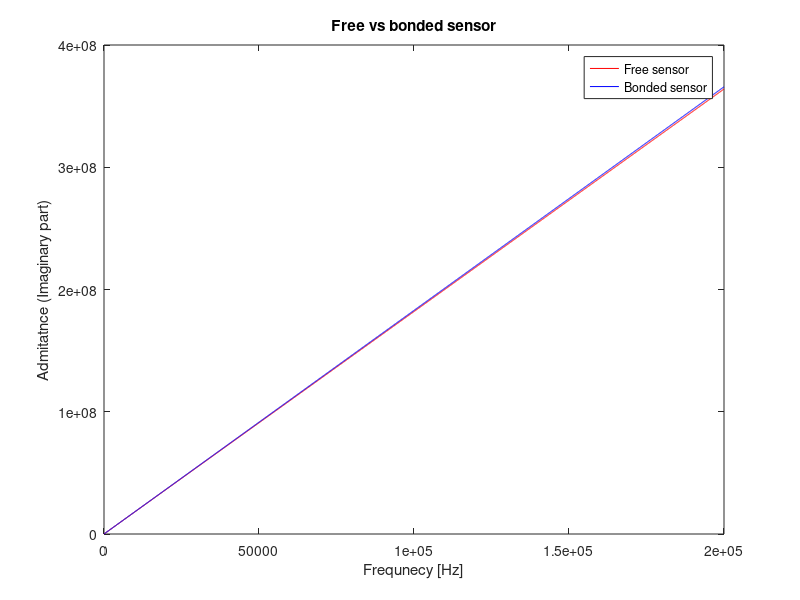

Write MATLAB code to recreate this figure.
%% Progrma description
% Author: Tasdeeq SOFI, Feb 2021
% Description: Impedance curve for a free (unbonded) and bonded sensor
% ENHAnCE project


%% Prepare workspace 
clear;
clc;  
close all; 
warning off;


%% Impedance analaysis for a free sensor, sesnor dimensions and sesnor properties
% Values taken form Daniel Schmidt's thesis and DuraAct datasheet
dlt = 20e-3; % dielectric loss tangent (No unit)
dc = 1750;% dielectric constant (relative permittivity)
ym = 48.3e9;% PZT youngs modulus (N/m2)
cp =-(180e-12) ;% Check the value, PZT coupling constant (m/V)
omega = (0:100:200e3); % Frequency Hz
len = 16e-3; % [m]length of the piezoceramic material not the whole sensor 
b = 13e-3; % m
area = len*b;
t = 0.2e-3;% m
j = sqrt(-1);
I_free = (omega.*j)*((area)/t)*(dc*(1-(j*dlt)));
I_bonded = I_free - ((omega.*j)*((area)/t)*(cp*ym));

% Imaginary part of the admittance
I_free = imag (I_free);
I_bonded  = imag (I_bonded);
I_diff = I_bonded-I_free;


%% Plot of the admittance curve for a free sesnor and a bonded sensor
figure (1)
plot (omega,I_free, 'r');
% figure (2)
hold on 
plot (omega,I_bonded, 'b');
xlabel('Frequnecy [Hz]')
ylabel('Admitatnce (Imaginary part)')
title('Free vs bonded sensor')
legend ('Free sensor','Bonded sensor')
% hold off;
% figure(2)
% plot (omega,I_diff,'b');






